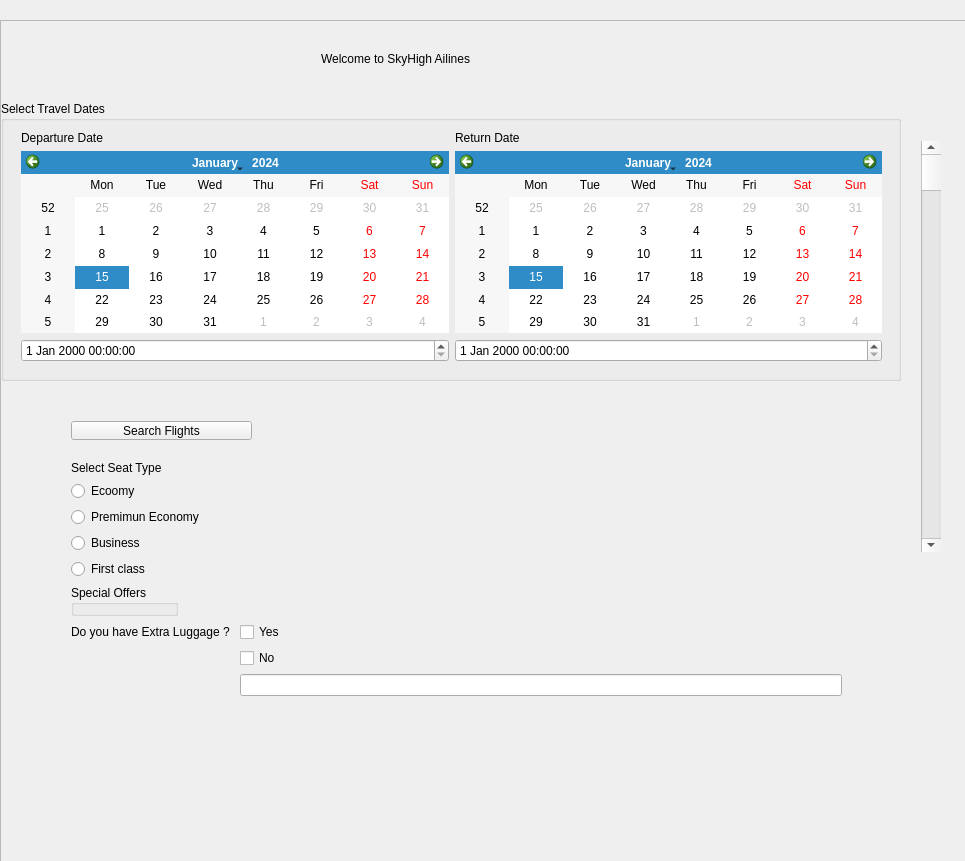
<?xml version="1.0" encoding="UTF-8"?>
<ui version="4.0">
 <class>Form</class>
 <widget class="QWidget" name="Form">
  <property name="geometry">
   <rect>
    <x>0</x>
    <y>0</y>
    <width>965</width>
    <height>861</height>
   </rect>
  </property>
  <property name="windowTitle">
   <string>Form</string>
  </property>
  <widget class="QScrollArea" name="scrollArea">
   <property name="geometry">
    <rect>
     <x>0</x>
     <y>20</y>
     <width>1011</width>
     <height>901</height>
    </rect>
   </property>
   <property name="widgetResizable">
    <bool>true</bool>
   </property>
   <widget class="QWidget" name="scrollAreaWidgetContents">
    <property name="geometry">
     <rect>
      <x>0</x>
      <y>0</y>
      <width>1009</width>
      <height>899</height>
     </rect>
    </property>
    <widget class="QScrollBar" name="verticalScrollBar">
     <property name="geometry">
      <rect>
       <x>920</x>
       <y>120</y>
       <width>20</width>
       <height>411</height>
      </rect>
     </property>
     <property name="orientation">
      <enum>Qt::Vertical</enum>
     </property>
    </widget>
    <widget class="QLabel" name="welcome_label">
     <property name="geometry">
      <rect>
       <x>320</x>
       <y>30</y>
       <width>221</width>
       <height>16</height>
      </rect>
     </property>
     <property name="text">
      <string>Welcome to SkyHigh Ailines</string>
     </property>
    </widget>
    <widget class="QLabel" name="Time_Edit_Error">
     <property name="geometry">
      <rect>
       <x>30</x>
       <y>360</y>
       <width>851</width>
       <height>31</height>
      </rect>
     </property>
     <property name="text">
      <string/>
     </property>
    </widget>
    <widget class="QGroupBox" name="group_dates">
     <property name="geometry">
      <rect>
       <x>0</x>
       <y>80</y>
       <width>900</width>
       <height>280</height>
      </rect>
     </property>
     <property name="title">
      <string>Select Travel Dates</string>
     </property>
     <widget class="QWidget" name="datesLayoutWidget">
      <property name="geometry">
       <rect>
        <x>20</x>
        <y>30</y>
        <width>861</width>
        <height>231</height>
       </rect>
      </property>
      <layout class="QHBoxLayout" name="datesLayout">
       <item>
        <layout class="QVBoxLayout" name="layout_departure">
         <item>
          <widget class="QLabel" name="label_departure">
           <property name="text">
            <string>Departure Date</string>
           </property>
          </widget>
         </item>
         <item>
          <widget class="QCalendarWidget" name="calendar_departure"/>
         </item>
         <item>
          <widget class="QDateTimeEdit" name="datetime_departure"/>
         </item>
        </layout>
       </item>
       <item>
        <layout class="QVBoxLayout" name="layout_return">
         <item>
          <widget class="QLabel" name="label_return">
           <property name="text">
            <string>Return Date</string>
           </property>
          </widget>
         </item>
         <item>
          <widget class="QCalendarWidget" name="calendar_return"/>
         </item>
         <item>
          <widget class="QDateTimeEdit" name="datetime_return"/>
         </item>
        </layout>
       </item>
      </layout>
     </widget>
    </widget>
    <widget class="QWidget" name="formLayoutWidget">
     <property name="geometry">
      <rect>
       <x>70</x>
       <y>440</y>
       <width>771</width>
       <height>301</height>
      </rect>
     </property>
     <layout class="QFormLayout" name="formLayout">
      <item row="0" column="0">
       <widget class="QLabel" name="label">
        <property name="text">
         <string>Select Seat Type </string>
        </property>
       </widget>
      </item>
      <item row="1" column="0">
       <widget class="QRadioButton" name="Econm_radio">
        <property name="text">
         <string>Ecoomy </string>
        </property>
       </widget>
      </item>
      <item row="2" column="0">
       <widget class="QRadioButton" name="Premimum_Economy_radio">
        <property name="text">
         <string>Premimun Economy </string>
        </property>
       </widget>
      </item>
      <item row="3" column="0">
       <widget class="QRadioButton" name="Business">
        <property name="text">
         <string>Business</string>
        </property>
       </widget>
      </item>
      <item row="4" column="0">
       <widget class="QRadioButton" name="First_Class_radio">
        <property name="text">
         <string>First class</string>
        </property>
       </widget>
      </item>
      <item row="7" column="0">
       <widget class="QLabel" name="label_3">
        <property name="text">
         <string>Do you have Extra Luggage ? </string>
        </property>
       </widget>
      </item>
      <item row="7" column="1">
       <widget class="QCheckBox" name="checkBox_2">
        <property name="text">
         <string>Yes </string>
        </property>
       </widget>
      </item>
      <item row="8" column="1">
       <widget class="QCheckBox" name="checkBox">
        <property name="text">
         <string>No</string>
        </property>
       </widget>
      </item>
      <item row="9" column="0">
       <widget class="QLabel" name="label_2">
        <property name="text">
         <string/>
        </property>
       </widget>
      </item>
      <item row="9" column="1">
       <widget class="QLineEdit" name="lineEdit"/>
      </item>
      <item row="5" column="0">
       <widget class="QGroupBox" name="Special_Offers_Box">
        <property name="title">
         <string>Special Offers </string>
        </property>
       </widget>
      </item>
     </layout>
    </widget>
    <widget class="QPushButton" name="Search_Flights_Button">
     <property name="geometry">
      <rect>
       <x>70</x>
       <y>400</y>
       <width>181</width>
       <height>19</height>
      </rect>
     </property>
     <property name="text">
      <string>Search Flights</string>
     </property>
    </widget>
   </widget>
  </widget>
 </widget>
 <resources/>
 <connections/>
</ui>
